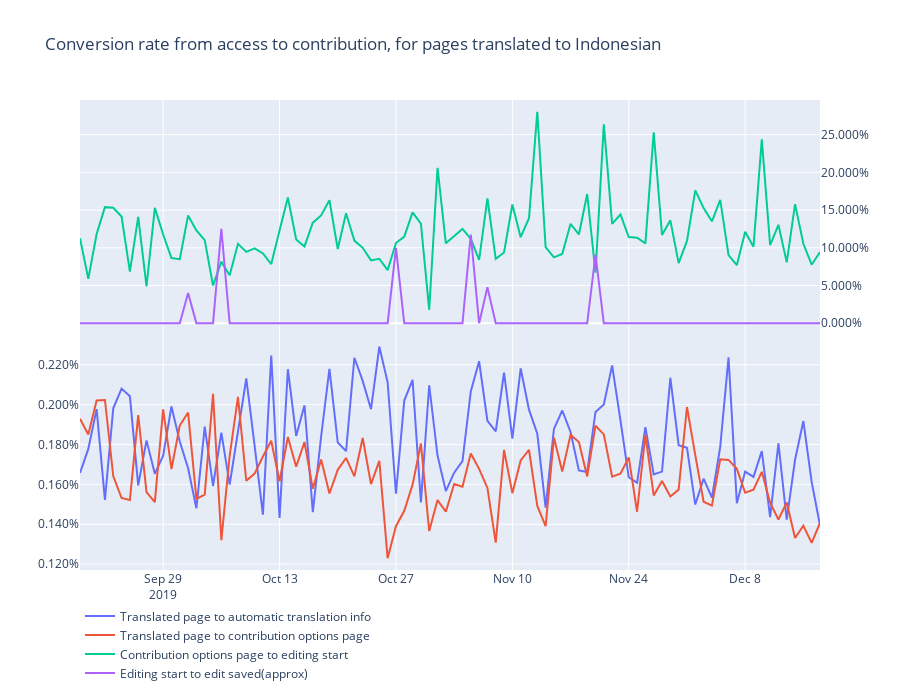

The cell this chart's notebook holds for it:
### Code cell
data = [{'x': el_funnel_id.index,
    'y': el_funnel_id[col],
    'name': col
    }  for col in ['Translated page to automatic translation info', 'Translated page to contribution options page']]
data = data + [{'x': el_funnel_id.index,
    'y': el_funnel_id[col],
    'name': col,
    'xaxis': 'x2',
    'yaxis': 'y2'
    }  for col in ['Contribution options page to editing start', 'Editing start to edit saved(approx)']]
fig = {
    'data': data,
    'layout': {
        'height': 700,
        'xaxis': {'showticklabels': False},
        'yaxis': {'tickformat': ',.3%', 'domain': [0, 0.5]},
        'yaxis2': {'tickformat': ',.3%', 'domain': [0.5, 1], 'side': 'right'}, 
        'title': {'text': 'Conversion rate from access to contribution, for pages translated to Indonesian'},
        'legend': {'x': 0, 'y': -0.25},
        'hoverlabel': {'namelength' : -1}
    }
}
plotly.offline.iplot(fig)
